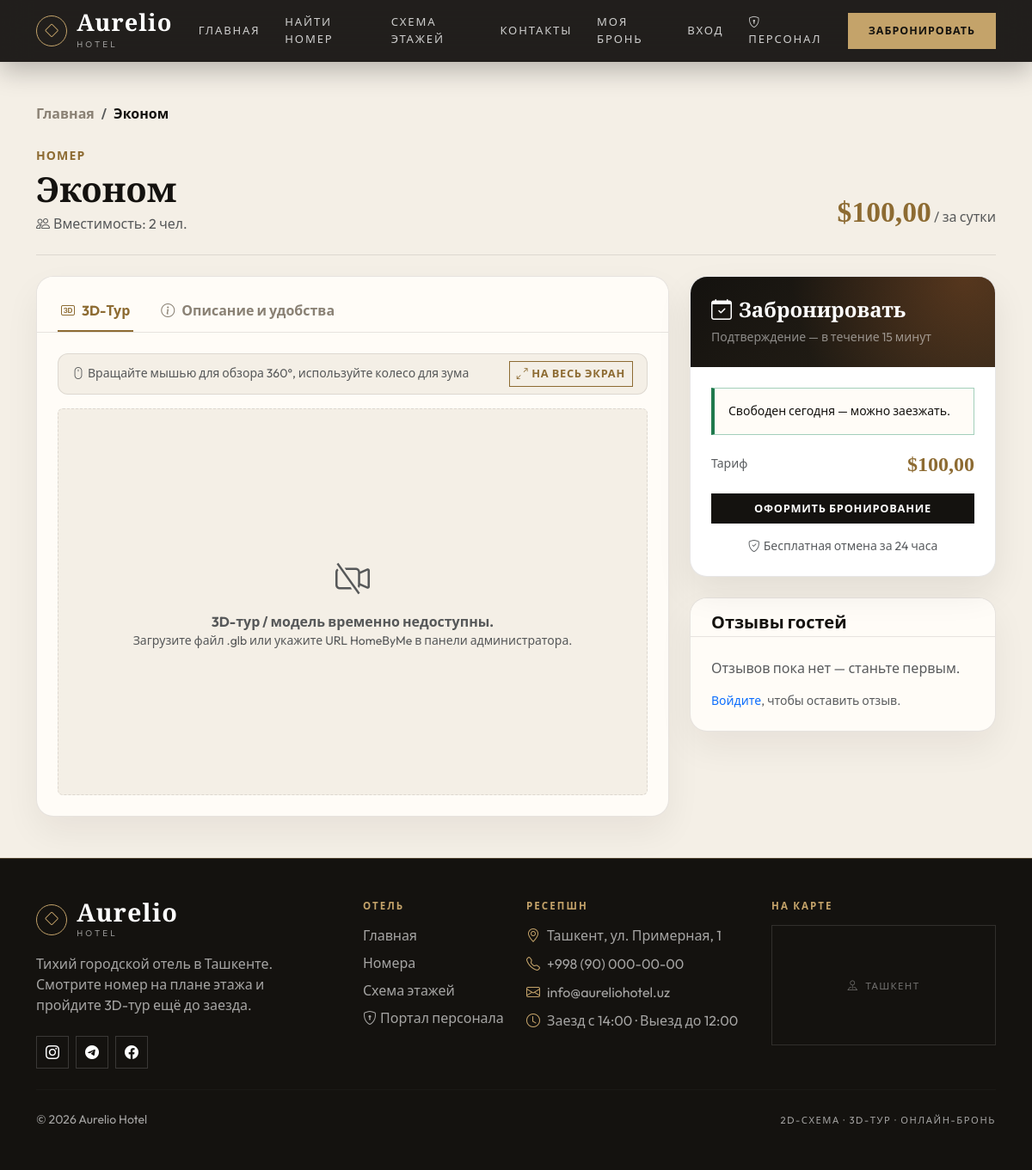
The app's page /1/, older data.
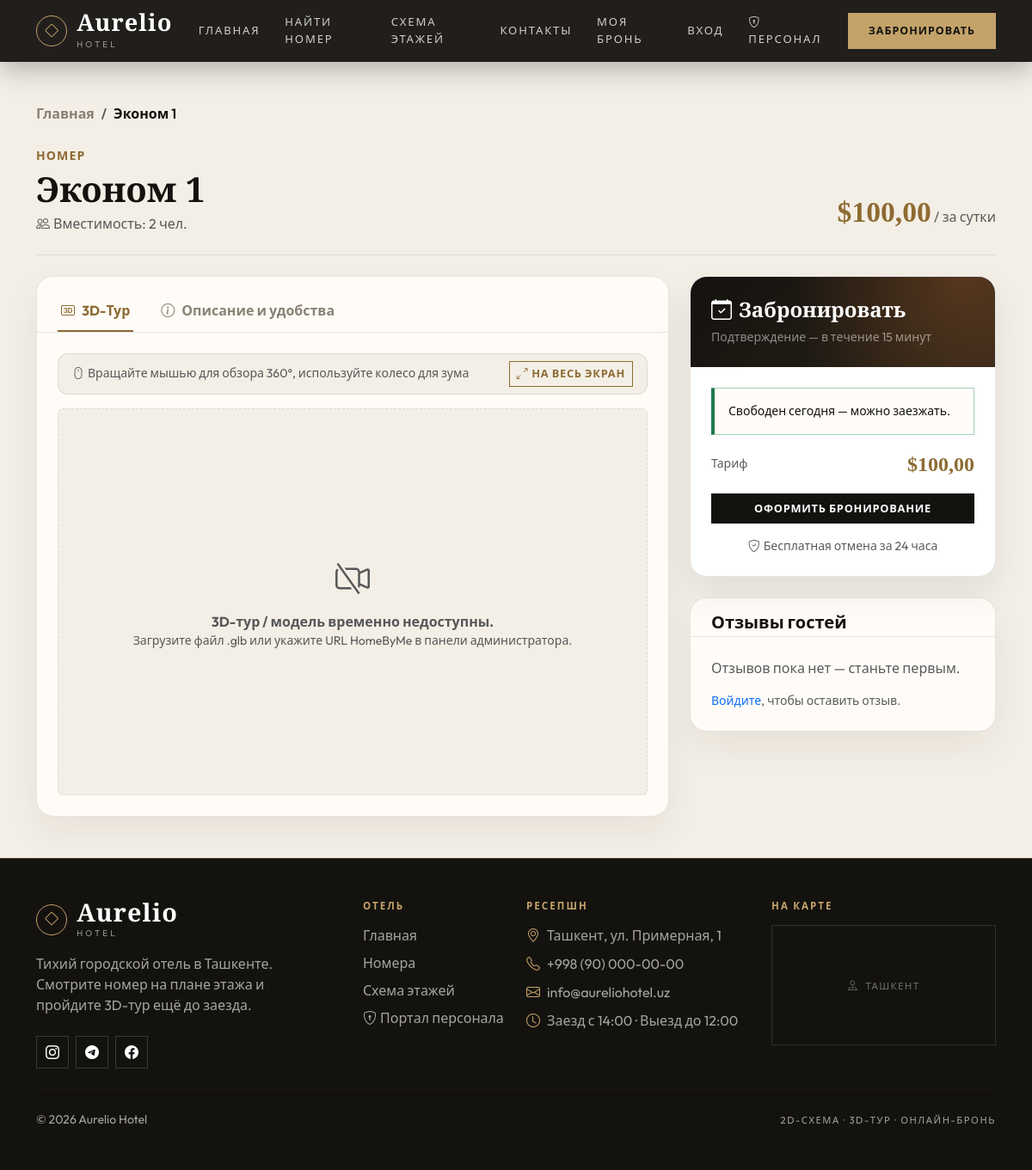
The same page, newer data.
### rooms/models.py (models this page shows, shortened)
class Room(models.Model):
    HOUSEKEEPING_CHOICES = [
        ('clean', 'Чисто'),
        ('dirty', 'Требует уборки'),
        ('inspected', 'Проверено менеджером'),
        ('out_of_service', 'Вне эксплуатации'),
    ]
    floor = models.ForeignKey(
        Floor,
        on_delete=models.CASCADE,
        related_name='rooms',
        null=True,
        blank=True,
        verbose_name="Этаж"
    )
    room_number = models.CharField(
        max_length=10, blank=True, verbose_name="Номер комнаты", help_text="Например, 201"
    )
    title = models.CharField(max_length=200, verbose_name="Название номера")
    description = models.TextField(verbose_name="Описание")
    image = models.ImageField(upload_to='rooms/', blank=True, null=True, verbose_name="Фото номера")
    price_per_night = models.DecimalField(max_digits=10, decimal_places=2, verbose_name="Цена за ночь ($)")
    capacity = models.IntegerField(default=2, verbose_name="Вместимость (чел)")
    amenities = models.ManyToManyField(Amenity, blank=True, related_name='rooms', verbose_name="Удобства")
    homebyme_embed_url = models.URLField(blank=True, null=True, verbose_name="Ссылка на 3D-тур HomeByMe")
    model_3d = models.FileField(upload_to='rooms_3d/', blank=True, null=True, verbose_name="3D-модель номера (.glb)")
    x_pos = models.IntegerField(default=50, verbose_name="Позиция X (%)")
    y_pos = models.IntegerField(default=50, verbose_name="Позиция Y (%)")
    is_active = models.BooleanField(default=True, verbose_name="Доступен для бронирования")
    housekeeping = models.CharField(
        max_length=20, choices=HOUSEKEEPING_CHOICES, default='clean', verbose_name="Статус уборки"
    )
    class Meta:
        verbose_name = "Номер"
        verbose_name_plural = "Номера"
        ordering = ('room_number', 'title')
    @property
    def is_bookable(self):
        return self.is_active and self.housekeeping != 'out_of_service'
    @property
    def average_rating(self):
        return self.reviews.filter(is_published=True).aggregate(avg=models.Avg('rating'))['avg']
    @property
    def reviews_count(self):
        return self.reviews.filter(is_published=True).count()
    def is_free(self, check_in, check_out):
        from django.apps import apps
        Booking = apps.get_model('bookings', 'Booking')
        return not Booking.overlapping(self, check_in, check_out).exists()
    def upcoming_bookings(self):
        from django.apps import apps
        from django.utils import timezone as tz
        Booking = apps.get_model('bookings', 'Booking')
        return (
            Booking.objects.filter(
                room=self,
                status__in=Booking.ACTIVE_STATUSES,
                check_out__gte=tz.localdate(),
            )
            .select_related('user')
            .order_by('check_in')
        )

### rooms/views.py (the view)
# urls.py: path('<int:pk>/', views.room_detail, name='room_detail'),
def room_detail(request, pk):
    room = get_object_or_404(Room.objects.select_related('floor'), pk=pk)
    today = timezone.localdate()
    upcoming = list(room.upcoming_bookings())
    reviews = room.reviews.filter(is_published=True).select_related('user')
    context = {
        'room': room,
        'booking_form': BookingForm(room=room, user=request.user, initial={'guests': 2 if room.capacity >= 2 else 1}),
        'review_form': ReviewForm(),
        'reviews': reviews,
        'upcoming': upcoming,
        'is_free_tonight': room.is_free(today, today + timedelta(days=1)),
        'today': today,
    }
    return render(request, 'rooms/room_detail.html', context)

### bookings/models.py (called while the page is built)
def generate_booking_code():
    tail = ''.join(random.choices(BOOKING_CODE_ALPHABET, k=6))
    return f'AUR-{tail}'

    @classmethod
    def overlapping(cls, room, check_in, check_out, exclude_pk=None):
        query = cls.objects.filter(
            room=room,
            status__in=cls.ACTIVE_STATUSES,
            check_in__lt=check_out,
            check_out__gt=check_in,
        )
        if exclude_pk:
            query = query.exclude(pk=exclude_pk)
        return query

### staff/context_processors.py (called while the page is built)
def staff_status(request):
    user = getattr(request, 'user', None)
    staff_member = is_staff_member(user) if user else False
    profile = get_staff_profile(user) if staff_member else None
    return {
        'is_staff_member': staff_member,
        'staff_profile': profile,
        'can_manage_bookings': bool(profile and profile.can_manage_bookings) or bool(
            user and user.is_superuser
        ),
    }

### templates/rooms/room_detail.html (shortened to what the changed rows need)
{% extends 'base.html' %}
{% block content %}
<div class="container py-4 py-md-5" style="padding-top: 7.5rem !important;">
 <nav aria-label="breadcrumb" class="mb-4">
     <ol class="breadcrumb room-breadcrumb">
        <li class="breadcrumb-item"><a href="{% url 'rooms:room_list' %}">Главная</a></li>
         <li class="breadcrumb-item active" aria-current="page">{{ room.title }}</li>
     </ol>
 </nav>
<div class="d-flex flex-wrap justify-content-between align-items-end mb-4 gap-3 room-title-band">
    <div>
        <span class="text-uppercase small fw-bold" style="color: var(--gh-copper); letter-spacing: 0.08em;">Номер</span>
        <h1 class="fw-bold mb-1 mt-1">{{ room.title }}</h1>
        <span class="text-muted"><i class="bi bi-people me-1"></i>Вместимость: {{ room.capacity }} чел.</span>
    </div>
    <div class="text-lg-end">
        <span class="room-price-tag">${{ room.price_per_night }}</span>
        <span class="text-muted"> / за сутки</span>
    </div>
</div>
<div class="row g-4">
    <div class="col-lg-4">
        <div class="booking-card sticky-top bg-white" style="top: 96px;">
            <div class="p-4">
                {% if room.is_bookable %}
                    {% if is_free_tonight %}
                        <p class="alert alert-aurelio alert-success small">Свободен сегодня — можно заезжать.</p>
                    {% else %}
                        <p class="alert alert-aurelio alert-warning small">Сегодня занят — выберите даты на странице бронирования.</p>
                    {% endif %}
                    <div class="d-flex justify-content-between align-items-center mb-3">
                        <span class="text-muted small">Тариф</span>
                        <span class="room-price-tag" style="font-size: 1.5rem;">${{ room.price_per_night }}</span>
                    </div>
                    <a href="{% url 'bookings:booking_create' room.pk %}" class="btn btn-copper w-100 fw-bold py-2">
                        Оформить бронирование
                    </a>
                    <p class="text-center text-muted small mt-3 mb-0"><i class="bi bi-shield-check me-1"></i>Бесплатная отмена за 24 часа</p>
                {% else %}
                    <p class="alert alert-aurelio alert-warning mb-0 small">Номер временно снят с продажи. Позвоните на ресепшн: +998 (90) 000-00-00.</p>
                {% endif %}
            </div>
        </div>
    </div>
</div>
</div>
{% endblock %}

Row changes from the older to the newer data that the page shows:
changed Room: title "Эконом" → "Эконом 1"
